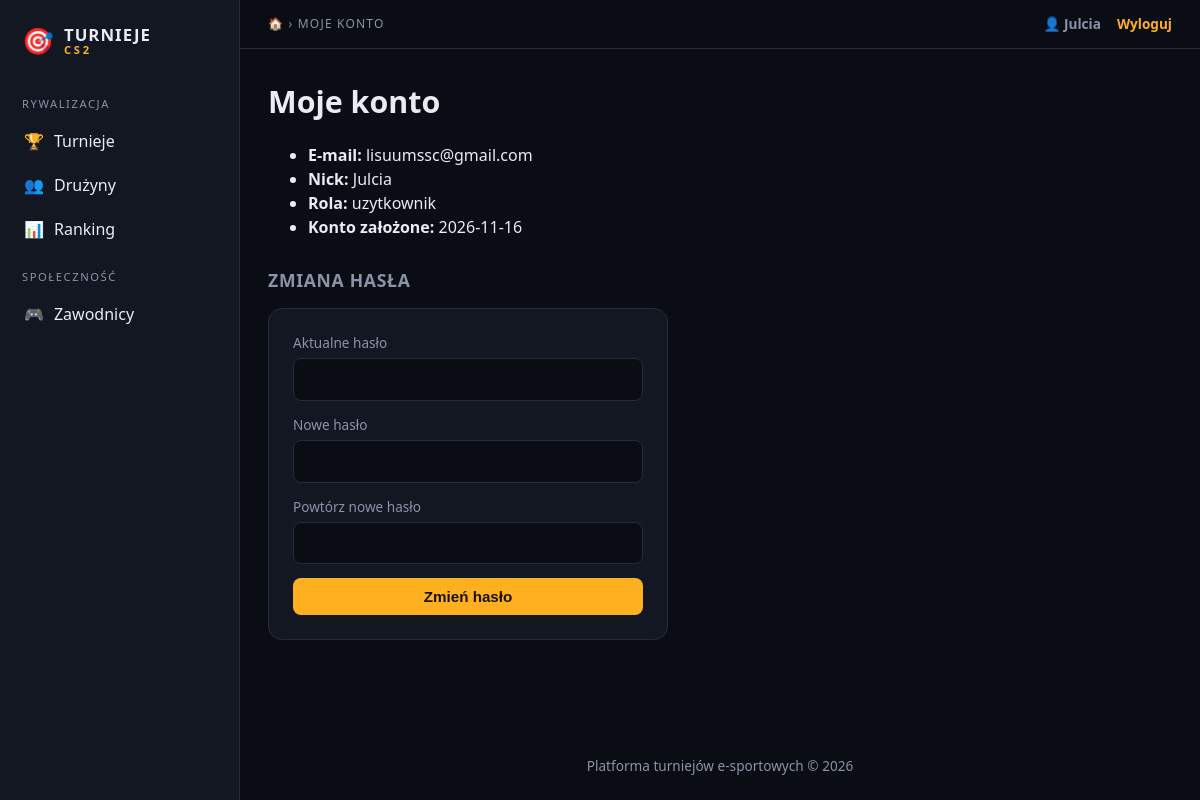
/Strona/turnieje/konto.php (signed in), run on the app's committed database.
### tables this page shows
CREATE TABLE `uzytkownik` (
  `id_uzytkownika` int(11) NOT NULL,
  `email` varchar(190) NOT NULL,
  `nick` varchar(50) NOT NULL,
  `haslo_hash` varchar(255) NOT NULL,
  `rola` varchar(20) NOT NULL DEFAULT 'uzytkownik',
  `data_rejestracji` date NOT NULL DEFAULT curdate()
);

### Strona/turnieje/includes/auth.php (called while the page is built, shortened)
<?php
require_once __DIR__ . '/db.php';
function e($tekst): string {
    return htmlspecialchars((string)$tekst, ENT_QUOTES, 'UTF-8');
}
function zalogowany(): bool { return isset($_SESSION['uzytkownik']); }
function uzytkownik(): ?array { return $_SESSION['uzytkownik'] ?? null; }

### Strona/turnieje/includes/db.php (called while the page is built, shortened)
<?php
function db(): PDO {
    static $pdo = null;
    if ($pdo === null) {
        $pdo = new PDO(
            'mysql:host=' . DB_HOST . ';dbname=' . DB_NAME . ';charset=utf8mb4',
            DB_USER, DB_PASS,
            [
                PDO::ATTR_ERRMODE            => PDO::ERRMODE_EXCEPTION,
                PDO::ATTR_DEFAULT_FETCH_MODE => PDO::FETCH_ASSOC,
                PDO::ATTR_EMULATE_PREPARES   => false,
            ]
        );
    }
    return $pdo;
}

### Strona/turnieje/konto.php (the view, shortened to what this page needs)
<?php
require_once 'includes/auth.php';
$st = db()->prepare('SELECT email, nick, rola, data_rejestracji, haslo_hash FROM uzytkownik WHERE id_uzytkownika = ?');
$st->execute([uzytkownik()['id']]);
$u = $st->fetch();
$tytul = 'Moje konto';
require 'includes/header.php';
?>
<h1>Moje konto</h1>
<ul class="szczegoly">
  <li><strong>E-mail:</strong> <?= e($u['email']) ?></li>
  <li><strong>Nick:</strong> <?= e($u['nick']) ?></li>
  <li><strong>Rola:</strong> <?= e($u['rola']) ?></li>
  <li><strong>Konto założone:</strong> <?= e($u['data_rejestracji']) ?></li>
</ul>
<h2>Zmiana hasła</h2>
<form method="post" class="formularz">
  <label>Aktualne hasło <input type="password" name="stare" required></label>
  <label>Nowe hasło <input type="password" name="nowe" required></label>
  <label>Powtórz nowe hasło <input type="password" name="nowe2" required></label>
  <button type="submit">Zmień hasło</button>
</form>
<?php require 'includes/footer.php'; ?>

### Strona/turnieje/includes/header.php (shortened to what this page needs)
<?php
require_once __DIR__ . '/auth.php';
function aktywne(string $sciezka): string {
    return ($_SERVER['SCRIPT_NAME'] === BASE_URL . '/' . $sciezka) ? ' aktywne' : '';
}
$wDruzynach  = strpos(basename($_SERVER['SCRIPT_NAME']), 'druzyn') === 0;
?>
<!DOCTYPE html>
<html lang="pl">
<head>
  <link rel="stylesheet" href="<?= BASE_URL ?>/assets/style.css">
</head>
<body>
<div class="uklad">
  <aside class="boczne">
    <a class="logo" href="<?= BASE_URL ?>/index.php">🎯 <span>TURNIEJE<small>CS2</small></span></a>
    <nav>
      <p class="sekcja">Rywalizacja</p>
      <a class="poz<?= aktywne('turnieje.php') ?>" href="<?= BASE_URL ?>/turnieje.php">🏆 <span>Turnieje</span></a>
      <a class="poz<?= $wDruzynach ? ' aktywne' : '' ?>" href="<?= BASE_URL ?>/druzyny.php">👥 <span>Drużyny</span></a>
      <a class="poz<?= aktywne('ranking.php') ?>" href="<?= BASE_URL ?>/ranking.php">📊 <span>Ranking</span></a>
      <p class="sekcja">Społeczność</p>
      <a class="poz<?= aktywne('zawodnicy.php') ?>" href="<?= BASE_URL ?>/zawodnicy.php">🎮 <span>Zawodnicy</span></a>
    </nav>
  </aside>
  <div class="glowna">
    <header class="gora">
      <span class="sciezka"><a href="<?= BASE_URL ?>/index.php">🏠</a> &rsaquo; <?= e(mb_strtoupper($tytul ?? 'Strona główna')) ?></span>
      <div class="konto">
        <?php if (zalogowany()): ?>
          <a class="nick" href="<?= BASE_URL ?>/konto.php">👤 <?= e(uzytkownik()['nick']) ?></a>
          <a href="<?= BASE_URL ?>/logout.php">Wyloguj</a>
        <?php else: ?>
          <a href="<?= BASE_URL ?>/register.php">Rejestracja</a>
          <a class="przycisk maly" href="<?= BASE_URL ?>/login.php">Logowanie</a>
        <?php endif; ?>
      </div>
    </header>
    <main class="kontener">

### Strona/turnieje/assets/style.css (style rules this page uses)
:root { --bg:#0b0d14; --panel:#131722; --panel2:#1a2030; --linia:#242b3f; --tekst:#e9ecf5; --przyg:#8b93a7; --akcent:#ffb020; --akcent-t:#1a1200; --blad:#ff6b6b; --ok:#4cd98a; }
* { box-sizing:border-box }
html { scroll-behavior:smooth }
body { margin:0;font-family:system-ui,"Segoe UI",Roboto,Arial,sans-serif;background:var(--bg);color:var(--tekst);line-height:1.5 }
a { color:var(--akcent);text-decoration:none }
h1 { font-size:1.9rem;margin:.2em 0 .6em }
h2 { font-size:1.1rem;letter-spacing:.04em;text-transform:uppercase;color:var(--przyg);margin:1.6em 0 .8em }
.uklad { display:flex;min-height:100vh }
.boczne { width:240px;flex-shrink:0;background:var(--panel);border-right:1px solid var(--linia); padding:18px 12px;position:sticky;top:0;height:100vh;overflow-y:auto }
.logo { display:flex;align-items:center;gap:10px;font-size:1.6rem;color:var(--tekst);padding:4px 10px 18px }
.logo span { display:flex;flex-direction:column;font-weight:800;font-size:1.05rem;line-height:1.1;letter-spacing:.06em }
.logo small { color:var(--akcent);font-size:.7rem;letter-spacing:.25em }
.sekcja { margin:18px 10px 6px;font-size:.7rem;letter-spacing:.14em;text-transform:uppercase;color:var(--przyg) }
.poz { display:flex;align-items:center;gap:10px;padding:10px 12px;border-radius:8px;color:var(--tekst);font-weight:500 }
.glowna { flex:1;min-width:0;display:flex;flex-direction:column }
.gora { display:flex;justify-content:space-between;align-items:center;gap:12px;padding:14px 28px; border-bottom:1px solid var(--linia);background:var(--bg);position:sticky;top:0;z-index:5 }
.sciezka { font-size:.75rem;letter-spacing:.1em;color:var(--przyg) }
.konto { display:flex;align-items:center;gap:16px;font-size:.85rem;font-weight:600 }
.nick { color:var(--przyg) }
.kontener { width:100%;max-width:1200px;margin:0 auto;padding:24px 28px;flex:1 }
button,.przycisk { display:inline-block;padding:10px 18px;border:0;border-radius:8px;background:var(--akcent); color:var(--akcent-t);font-weight:700;cursor:pointer;font-size:.95rem }
select,input { font:inherit }
.formularz { display:flex;flex-direction:column;gap:14px;max-width:400px;background:var(--panel); border:1px solid var(--linia);border-radius:14px;padding:24px }
.formularz label { display:flex;flex-direction:column;gap:5px;font-size:.85rem;color:var(--przyg) }
.formularz input { width:100%;padding:10px 12px;border-radius:8px;border:1px solid var(--linia); background:var(--bg);color:var(--tekst) }

### data on the page
uzytkownik: nick "Julcia", email "lisuumssc@gmail.com", rola "uzytkownik", data_rejestracji "2026-11-16"

### other printed values
mb_strtoupper($tytul ?? 'Strona główna') "MOJE KONTO"
